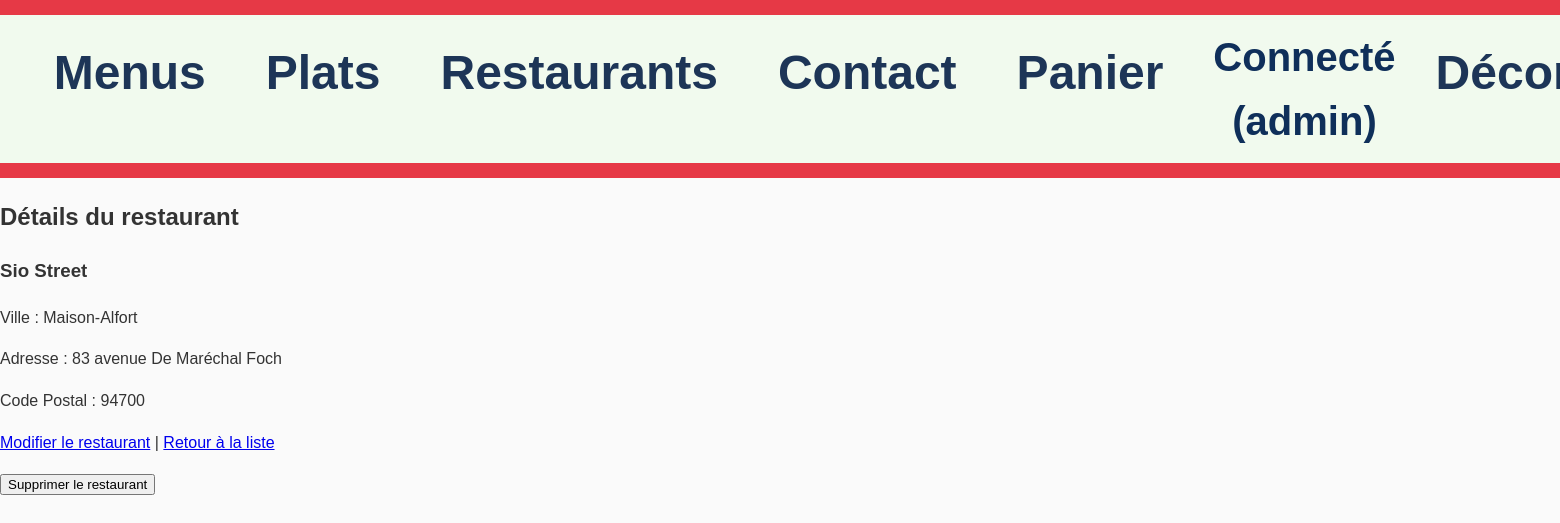
The app's page /index.php?controller=restaurant&action=show&id=4 (signed in), older data.
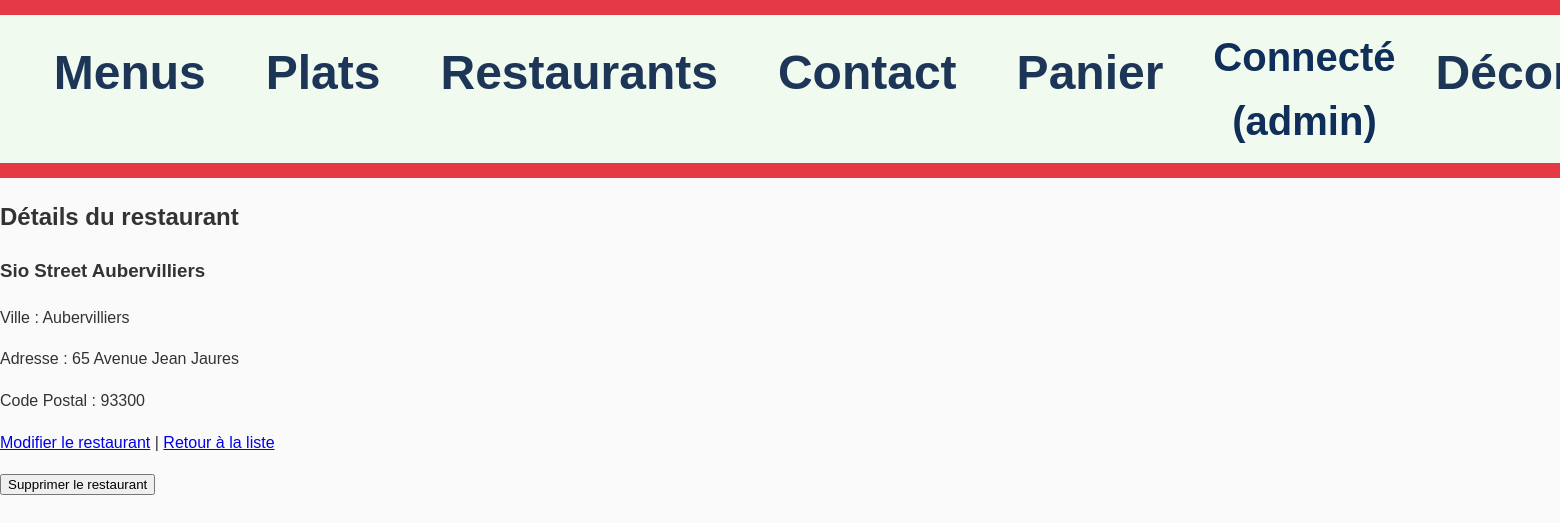
The same page, newer data.
### tables this page shows
CREATE TABLE `restaurant` (
  `IDRestaurant` int(11) NOT NULL,
  `NomRestaurant` varchar(50) DEFAULT NULL,
  `VilleRestaurant` varchar(50) DEFAULT NULL,
  `AdresseRestaurant` varchar(50) DEFAULT NULL,
  `CodePostaleRestaurant` int(11) DEFAULT NULL
);

### controllers/RestaurantController.php (called while the page is built, shortened)
<?php
require_once 'models/Restaurant.php';
class RestaurantController {
    public function show($id) {
        $restaurant = Restaurant::getById($id);
        require 'views/restaurant/show.php';
    }
}
?>

### models/Restaurant.php (called while the page is built, shortened)
<?php
class Restaurant {
    private $id;
    private $nom;
    private $ville;
    private $adresse;
    private $codePostal;
    public function __construct($id, $nom, $ville, $adresse, $codePostal) {
        $this->id = $id;
        $this->nom = $nom;
        $this->ville = $ville;
        $this->adresse = $adresse;
        $this->codePostal = $codePostal;
    }
    public function getId() {
        return $this->id;
    }
    public function getNom() {
        return $this->nom;
    }
    public function getVille() {
        return $this->ville;
    }
    public function getAdresse() {
        return $this->adresse;
    }
    public function getCodePostal() {
        return $this->codePostal;
    }
    public static function getById($id) {
        $db = database::getConnection();
        $stmt = $db->prepare("SELECT * FROM Restaurant WHERE IDRestaurant = :id");
        $stmt->bindParam(':id', $id);
        $stmt->execute();
        $row = $stmt->fetch(PDO::FETCH_ASSOC);
        if ($row) {
            return new Restaurant(
                $row['IDRestaurant'],
                $row['NomRestaurant'],
                $row['VilleRestaurant'],
                $row['AdresseRestaurant'],
                $row['CodePostaleRestaurant']
            );
        }
        return null;
    }
}
?>

### views/restaurant/show.php (the view, shortened to what this page needs)
<!DOCTYPE html>
<html lang="fr">
<head>
    <link rel="stylesheet" href="/site_restaurant_mvc_v2_correct/css/style.css">
</head>
<body>
    <?php
        $role = strtolower(trim((string)($_SESSION['user_role'] ?? '')));
        $isAdmin = isset($_SESSION['user_id']) && $role === 'admin';
    ?>
    <header>
        <nav>
            <a href="index.php">Accueil</a>
            <a href="index.php?controller=menu&action=index">Menus</a>
            <a href="index.php?controller=plat&action=index">Plats</a>
            <a href="index.php?controller=restaurant&action=index">Restaurants</a>
            <a href="index.php?controller=contact&action=index">Contact</a>
            <a href="index.php?controller=panier&action=index">Panier</a>
            <?php if (isset($_SESSION['user_id'])): ?>
                <span style="margin-left:10px;font-weight:700;color:#0f2f5a;">Connecté<?php if ($role !== ''): ?> (<?php echo htmlspecialchars($role); ?>)<?php endif; ?></span>
                <a href="index.php?controller=user&action=logout">Déconnexion</a>
            <?php else: ?>
                <a href="index.php?controller=user&action=login">Connexion</a>
            <?php endif; ?>
        </nav>
    </header>
    <main>
        <h2>Détails du restaurant</h2>
        <h3><?php echo htmlspecialchars($restaurant->getNom()); ?></h3>
        <p>Ville : <?php echo htmlspecialchars($restaurant->getVille()); ?></p>
        <p>Adresse : <?php echo htmlspecialchars($restaurant->getAdresse()); ?></p>
        <p>Code Postal : <?php echo htmlspecialchars($restaurant->getCodePostal()); ?></p>
        <p>
            <?php if ($isAdmin): ?>
                <a href="index.php?controller=restaurant&action=update&id=<?php echo $restaurant->getId(); ?>">Modifier le restaurant</a>
                |
            <?php endif; ?>
            <a href="index.php?controller=restaurant&action=index">Retour à la liste</a>
        </p>
        <?php if ($isAdmin): ?>
            <form action="index.php?controller=restaurant&action=delete&id=<?php echo $restaurant->getId(); ?>" method="POST">
                <button type="submit" onclick="return confirm('Êtes-vous sûr de vouloir supprimer ce restaurant ?')">Supprimer le restaurant</button>
            </form>
        <?php endif; ?>
    </main>
</body>
</html>

Row changes from the older to the newer data that the page shows:
changed restaurant: NomRestaurant "Sio Street" → "Sio Street Aubervilliers"; VilleRestaurant "Maison-Alfort" → "Aubervilliers"; AdresseRestaurant "83 avenue De Maréchal Foch" → "65 Avenue Jean Jaures"; CodePostaleRestaurant "94700" → "93300"
